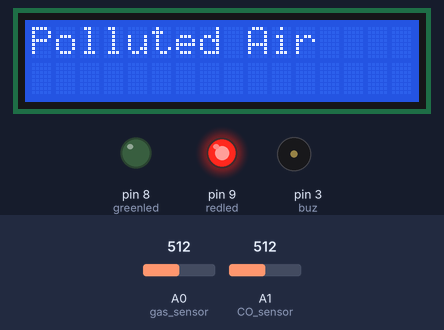
Bench run of a sketch on a simulated Arduino Uno, built with avr-gcc and run on an emulated ATmega328P. On the bench: 16×2 character LCD, output pins drawn as LEDs (lit = HIGH), buzzer (waves = sounding). The inputs (shaded band) are chosen by the test bench; at power-on: A0 (gas_sensor) = 512, A1 (CO_sensor) = 512. What the sketch prints to the serial monitor is not drawn.

Above: at 12.1 s.
12.2 s: A0 (gas_sensor) set to 1012
At 14.1 s:
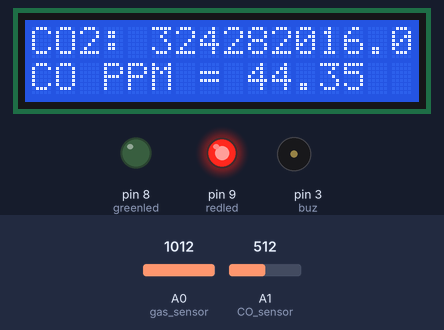
15.6 s: A0 (gas_sensor) set to 1020
At 23.2 s:
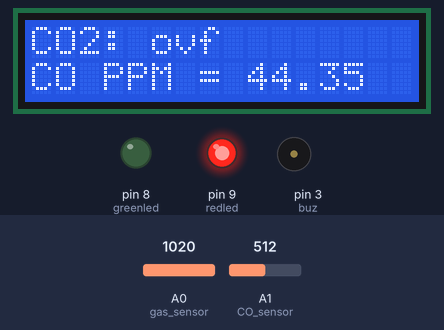
29.4 s: A1 (CO_sensor) set to 716
At 32.4 s:
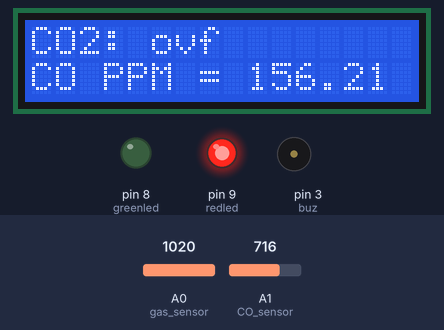
36.3 s: A1 (CO_sensor) set to 900
At 41.6 s:
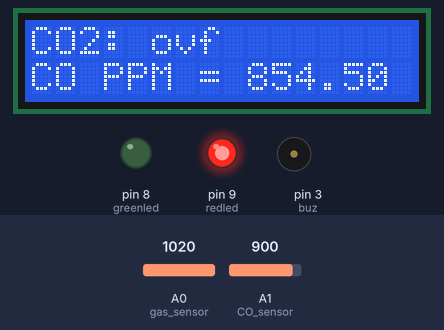
Timing chart, 0 to 42.8 s (numbered marks = the images above; inputs shaded):
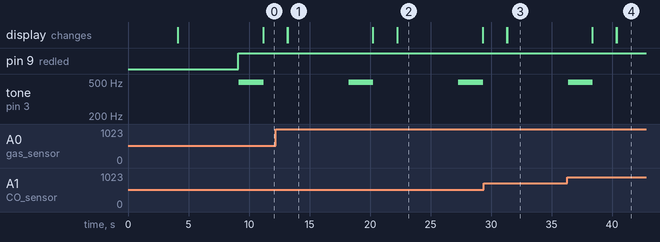

Measured:
- the behaviour switches between 1019 and 1020 on A0 (gas_sensor) (found by bisection; images 1 and 2)
- after the input at 15.6 s, the display: first differs from a run without the input after 6.7 s (image 2)
- by itself, tone on pin 3 (buz): alternates 495 Hz for 2.0 s and silent for 7.0 s
- what the display in image 2 shows lasts 7.0 s, from 22.3 s to 29.3 s

The sketch:

AirQuality.ino
```cpp
#include <LiquidCrystal_I2C.h>
#include "MQ135.h"

LiquidCrystal_I2C lcd(0x27, 16, 2);

int beep = 0;
int dt = 1000; // for buzzer

int buz = 3;       //buzzer connected to pin 3
int greenled = 8;  //green led connected to pin 8
int redled = 9;

//========== MQ135 Sensor variable
int gas_sensor = A0;  //Sensor pin
float m = -0.353;     //Slope
float c = 0.711;      //Y-Intercept
float R0 = 23.30;     //Sensor Resistance in fresh air from previous code 21.30

//========== MQ7 Sensor variable
int CO_sensor = A1;//Sensor pin
float m1 = -0.67;    //Slope
float c1 = 1.34;     //Y-Intercept
float R01 = 5.80;    //Sensor Resistance 4.80


void setup() {
  Serial.begin(9600);  // PC to Arduino Serial Monitor

  lcd.init();  // initialize the lcd
  lcd.backlight();
  lcd.print(" Air  Quality ");
  lcd.setCursor(0, 1);
  lcd.print(" Monitor System ");
  delay(4000);
  lcd.clear();


  pinMode(buz, OUTPUT);       // buzzer is connected as Output from Arduino
  pinMode(greenled, OUTPUT);  // green led is connected as output from Arduino
  pinMode(redled, OUTPUT);    // red led is connected as output from Arduino
  pinMode(gas_sensor, INPUT);
  pinMode(CO_sensor, INPUT);
}

void loop() {
 //========== MQ135 Sensor variable
  float sensor_volt;          //Define variable for sensor voltage
  float RS_gas;               //Define variable for sensor resistance
  float ratio;                //Define variable for ratio
  float sensorValue = analogRead(gas_sensor);   //Read analog values of sensor
  sensor_volt = sensorValue*(5.0/1024.0);       //Convert analog values to voltage
  RS_gas = ((5.0*10.0)/sensor_volt)-10.0;       //Get value of RS in a gas
  ratio = RS_gas/R0;                            // Get ratio RS_gas/RS_air
  double ppm_log = (log10(ratio)-c)/m;          //Get ppm value in linear scale according to the the ratio value
  double ppm = pow(10, ppm_log);                //Convert ppm value to log scale

  Serial.print("Our Air Qualit PPM = ");
  Serial.println(ppm);
  Serial.println(ratio);


  lcd.setCursor(0,0);             // set cursor of lcd to 1st row and 1st column
  lcd.print("CO2: ");             // print message on lcd
  lcd.print(ppm);                 // print value of MQ135

  //========== MQ7 Sensor variable
  float sensor_volt1;             //Define variable for sensor voltage
  float RS_gas1;                  //Define variable for sensor resistance
  float ratio1;                   //Define variable for ratio
  float sensorValue1 = analogRead(CO_sensor);   //Read analog values of sensor
  sensor_volt1 = sensorValue1*(5.0/1024.0);     //Convert analog values to voltage
  RS_gas1 = ((5.0*10.0)/sensor_volt1)-10.0;     //Get value of RS in a gas
  ratio1 = RS_gas1/R01;                         // Get ratio RS_gas/RS_air
  double ppm_log1 = (log10(ratio1)-c1)/m1;      //Get ppm value in linear scale according to the the ratio value
  double ppm1 = pow(10, ppm_log1);              //Convert ppm value to log scale

  Serial.print("CO PPM = ");
  Serial.println(ppm1);

  Serial.println(analogRead(gas_sensor));
  Serial.println(analogRead(CO_sensor));

  lcd.setCursor(0,1);             // set cursor of lcd to 1st row and 1st column
  lcd.print("CO PPM = ");         // print message on lcd
  lcd.print(ppm1);                // print value of MQ7
  delay(5000);

   //------Check condition for buzzer and LED--------//
    if (ppm >= 10 || ppm1 >= 10) {
      digitalWrite(greenled, LOW);
      digitalWrite(redled, HIGH);
      for(beep; beep < dt ; beep+=1){
        digitalWrite(buz, HIGH);
        delay(1);
        digitalWrite(buz, LOW);
        delay(1);
      }
      beep = 0;
      lcd.setCursor(0,1);
      lcd.clear();
      lcd.print("Polluted Air");
      Serial.println("Alert!!!");
      delay(2000);
      lcd.clear();
    }

    else {
      digitalWrite(greenled, HIGH);
      digitalWrite(redled, LOW);
      digitalWrite(buz, LOW);
      lcd.setCursor(0,1);
      lcd.clear();
      lcd.print("Normal Air");
      Serial.println("Normal");
      delay(2000);
      lcd.clear();
    }
}
```
